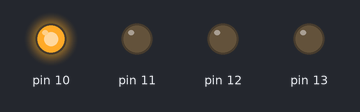
The sketch below on a simulated Arduino Uno, built with avr-gcc and run on an emulated ATmega328P. Shown: output pins drawn as LEDs (lit = HIGH).

Above: at 0.5 s.
At 2.5 s:
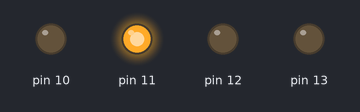
At 4.5 s:
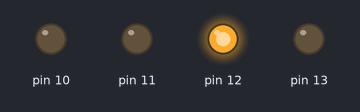
At 6.5 s:
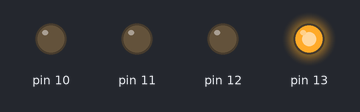
At 9.5 s:
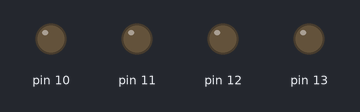
Timing chart, 0 to 10.4 s (numbered marks = the images above):
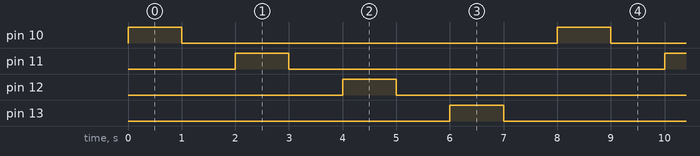

Measured:
- by itself, pin 10–13: alternates HIGH for 1.0 s and LOW for 7.0 s
- by itself, everything shown: repeats every 8.0 s, in 8 steps

The sketch:

2.ino
```cpp
void setup()
{
  pinMode(10, OUTPUT);
  pinMode(11, OUTPUT);
  pinMode(12, OUTPUT);
  pinMode(13, OUTPUT);
}

void loop()
{
  digitalWrite(10, HIGH);
  delay(1000); // Wait for 1000 millisecond(s)
  digitalWrite(10, LOW);
  delay(1000); // Wait for 1000 millisecond(s)
  digitalWrite(11, HIGH);
  delay(1000); // Wait for 1000 millisecond(s)
  digitalWrite(11, LOW);
  delay(1000); // Wait for 1000 millisecond(s)
  digitalWrite(12, HIGH);
  delay(1000); // Wait for 1000 millisecond(s)
  digitalWrite(12, LOW);
  delay(1000); // Wait for 1000 millisecond(s)
  digitalWrite(13, HIGH);
  delay(1000); // Wait for 1000 millisecond(s)
  digitalWrite(13, LOW);
  delay(1000); // Wait for 1000 millisecond(s)
}
```
